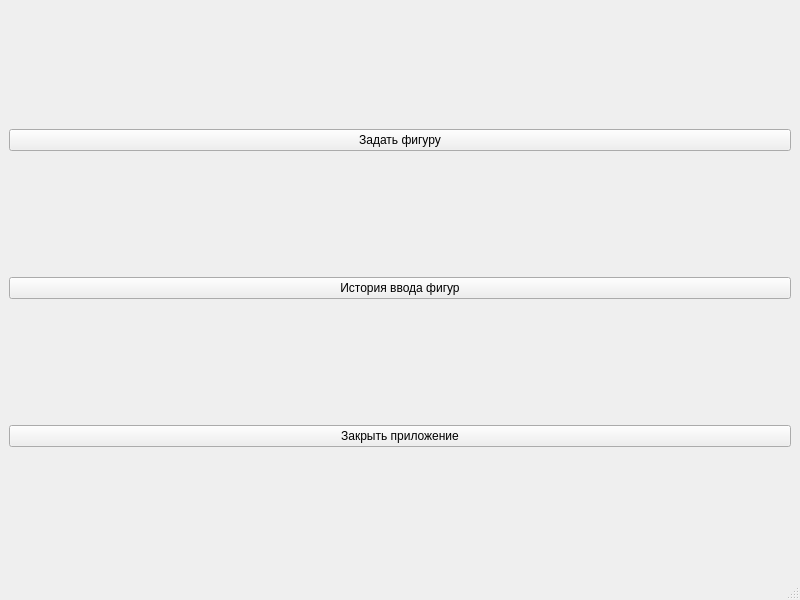
<?xml version="1.0" encoding="UTF-8"?>
<ui version="4.0">
 <class>MainWindow</class>
 <widget class="QMainWindow" name="MainWindow">
  <property name="geometry">
   <rect>
    <x>0</x>
    <y>0</y>
    <width>800</width>
    <height>600</height>
   </rect>
  </property>
  <property name="windowTitle">
   <string>MainWindow</string>
  </property>
  <widget class="QWidget" name="centralwidget">
   <layout class="QVBoxLayout" name="verticalLayout">
    <item>
     <widget class="QPushButton" name="pushButton">
      <property name="text">
       <string>Задать фигуру</string>
      </property>
     </widget>
    </item>
    <item>
     <widget class="QPushButton" name="pushButton_2">
      <property name="text">
       <string>История ввода фигур</string>
      </property>
     </widget>
    </item>
    <item>
     <widget class="QPushButton" name="pushButton_3">
      <property name="text">
       <string>Закрыть приложение</string>
      </property>
     </widget>
    </item>
   </layout>
  </widget>
  <widget class="QMenuBar" name="menubar">
   <property name="geometry">
    <rect>
     <x>0</x>
     <y>0</y>
     <width>800</width>
     <height>26</height>
    </rect>
   </property>
  </widget>
  <widget class="QStatusBar" name="statusbar"/>
 </widget>
 <resources/>
 <connections>
  <connection>
   <sender>pushButton_3</sender>
   <signal>clicked()</signal>
   <receiver>MainWindow</receiver>
   <slot>close()</slot>
   <hints>
    <hint type="sourcelabel">
     <x>397</x>
     <y>450</y>
    </hint>
    <hint type="destinationlabel">
     <x>450</x>
     <y>481</y>
    </hint>
   </hints>
  </connection>
 </connections>
</ui>
